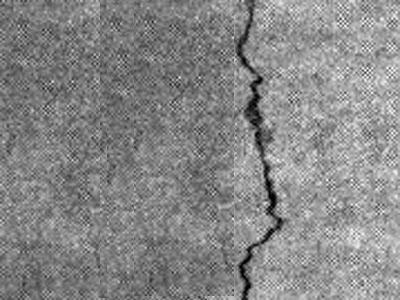
#> input picture test_img/ceshi1.jpg, 400 x 300 px
$ python main.py   (older library calls are emulated)
#> lines starting #> are read from the running program, lines starting #| are printed output that depends on the picture; after the words box and inside, x2 and y2 are one past the last pixel; in counts of white or black regions, pixels touching at a corner belong together
### PreProcess.py
import cv2 as cv
import numpy as np
from matplotlib import cm
from matplotlib import pyplot as plt
from mpl_toolkits.mplot3d import Axes3D


def read_image(path, color_code=cv.IMREAD_GRAYSCALE):
    """
    read a picture from path

    :type path: string
    :param path: the location of a picture
    :type color_code: opencv color code
    :param color_code: which type the image should be read, cv.IMREAD_GRAYSCALE as default
    :return: the picture read from the path, None if there is an error
    """
#> called with path = 'test_img/ceshi1.jpg', color_code = 4
    return cv.imread(path, color_code)
#> returned value is the input picture: shape (300, 400, 3); min 0, max 255, mean 135.2


# [11 lines left out: function convert_color_gray, not called in this run]


def resize_img(img, width=800):
    """
    resize image

    :type img: image
    :param img: input image
    :type width: int
    :param width: width after resize,800 as default
    :return: image after resize
    """
#> called with width = 800
    return cv.resize(img, (width, int(width * img.shape[0] / img.shape[1])))
#> returned value: shape (600, 800, 3)


def convert_color(image, code=cv.COLOR_BGR2GRAY):
    """
    convert color space of an image

    :type image: image
    :param image: input image
    :type code: opencv convert code
    :param code: opencv color convert , COLOR_BGR2GRAY as default
    :return: image after convert
    """
    return cv.cvtColor(image, code)


def center_avg_imp(img, ksize=10, flag=False):
    """
    improve the image pixels by image center pixel average

    :type img: image
    :param img: the image need to be improved
    :type ksize: int
    :param ksize: the filter size, 10 as default
    :type flag: Boolean
    :param flag: show the result or not
    :return: the result after deal
    """
    new_img = np.copy(img)

    dw = int(img.shape[1] / 7)
    dh = int(img.shape[0] / 7)

    region_1 = new_img[dh * 1: dh * 2, dw * 1: dw * 2]
    region_2 = new_img[dh * 1: dh * 2, dw * 5: dw * 6]
    region_3 = new_img[dh * 5: dh * 6, dw * 5: dw * 6]
    region_4 = new_img[dh * 1: dh * 2, dw * 5: dw * 6]
    region_5 = new_img[dh * 3: dh * 4, dw * 3: dw * 4]

    avg1 = np.average(region_1)
    avg2 = np.average(region_2)
    avg3 = np.average(region_3)
    avg4 = np.average(region_4)
    avg5 = np.average(region_5)

    avg = (avg1 + avg2 + avg3 + avg4 + avg5) / 5

    for x in range(0, img.shape[0], ksize):
        for y in range(0, img.shape[1], ksize):
            new_img[x:x + ksize, y:y + ksize] = \
                img[x:x + ksize, y:y + ksize] * (avg / np.average(img[x:x + ksize, y:y + ksize]))
    # img = cv.medianBlur(img, 3)
    if flag:
        plt.subplot(1, 2, 1)
        plt.imshow(img, cmap='gray')
        plt.subplot(1, 2, 2)
        plt.imshow(new_img, cmap='gray')
        plt.show()

    return new_img


def equalize_hist(img, flag=False):
    """
    equalize hist to improve image

    :type img: image
    :param img: input image
    :type flag: Boolean
    :param flag: show the result if is True, False as default
    :return: the image after equalize hist
    """
    hist_img = np.zeros(shape=img.shape)
    hist_img = cv.equalizeHist(img, hist_img)
    if flag:
        plt.subplot(2, 2, 1)
        plt.imshow(img, cmap="gray")
        plt.title("原图")
        plt.subplot(2, 2, 2)
        plt.hist(img)
        plt.title("原图直方图")
        plt.subplot(2, 2, 3)
        plt.imshow(hist_img, cmap="gray")
        plt.title("均衡化结果")
        plt.subplot(2, 2, 4)
        plt.hist(hist_img)
        plt.title("均衡化结果直方图")
        plt.show()
    return hist_img


def med_blur(img, ksize=3, flag=False):
    """
    Median filter for input image

    :param img: input image
    :param ksize: size of filter
    :return: image after median filter
    """

    if img.dtype is not np.uint8:
        img = img.astype(np.uint8)

    new_img = cv.medianBlur(img, ksize)
    if flag:
        plt.subplot(2, 2, 1)
        plt.imshow(img, cmap="gray")
        plt.title("原图")
        plt.subplot(2, 2, 2)
        plt.hist(img)
        plt.title("原图直方图")
        plt.subplot(2, 2, 3)
        plt.imshow(new_img, cmap="gray")
        plt.title("中值滤波结果")
        plt.subplot(2, 2, 4)
        plt.hist(new_img)
        plt.title("中值滤波结果直方图")
        plt.show()
    return new_img


def gauss_blur(img, ksize=[3, 3]):
    cv.GaussianBlur(img, ksize=ksize)


# [65 lines left out: functions adj_gamma, binary_image, hist_segmentation, not called in this run]

### RegionGrow.py
"""
to do image segmentation using region grow method
"""
import numpy as np

import DataTool


class RegionGrow:
    def __init__(self, image):
        """
        init class
        :param image: the image need to process
        """
        self.image = image
        self.imlist = []
        self.poslist = []
        self.retimg = np.zeros(shape=self.image.shape)
        self.imh, self.imw = image.shape
        self.block_w = 0
        self.block_h = 0

    def region_grow(self, mode=8):
        """
        image segmentation using region grow
        :type img: image
        :param img: input image
        :type mode: int
        :param mode: 4 or 8 only(8 as default)
        :return: new image after segmentation
        """
        for x in range(9):
            point = self.poslist[x]
            timblock = np.zeros(shape=self.image.shape)
            if point is None:
                continue
            # the position of the seed
            start_point = (point[0], point[1])
            # if the start point is nonzero, skip this point
            if self.retimg[start_point[0], start_point[1]] != 0:
                continue
            # the stack of point which need to be visited
            point_list = [start_point]
            # the dict of visited point
            visited_point = dict()
            visited_point[start_point] = start_point
            while len(point_list) > 0:
                # pop the top point and grow around this point
                point = point_list.pop()
                for i in range(-1, 2):
                    for j in range(-1, 2):
                        # the point that is going to grow
                        new_point = point[0] + i, point[1] + j
                        # is the point visited, if visited pass the point
                        if visited_point.get(new_point) is not None:
                            continue
                        try:
                            if 0 <= new_point[0] < self.imh and 0 <= new_point[1] < self.imw and np.abs(
                                    self.image[new_point[0], new_point[1]] - self.image[
                                        start_point[0], start_point[1]]) < 40:
                                timblock[new_point[0], new_point[1]] = 255
                                point_list.append(new_point)
                                visited_point[new_point] = new_point
                        except:
                            print(new_point)
            self.im_merge2(timblock)
        self.retimg = self.retimg != 0
        return self.retimg

    def img_cut(self):
        """
        cut the image into 9 parts
        :return: list of image
        """
        # determine the size of pre block
        self.block_w = int(self.imw / 3)
        self.block_h = int(self.imh / 3)
        for i in range(3):
            for j in range(3):
                self.imlist.append(self.image[i * self.block_h:(i + 1) * self.block_h,
                                   j * self.block_w:(j + 1) * self.block_w])
        return self.imlist

    def min_pos(self):
        """
        to find out the darkness point in each block
        :return: a list of position in each block
        """
        min_val = np.min(np.min(self.image))
        block_index = 0
        for block in self.imlist:
            block = np.floor(block / 4)
            block = block.astype(np.uint8)
            posarr = np.where(block == min_val)
            # check is is this block contains min value
            if len(posarr[0]) <= 0:
                self.poslist.append(None)
                block_index += 1
                continue
            # todo using a more useful method to chose the seed
            # No.1 chose the point which is closest to center point
            # pick a point randomly and convert to global position
            center = (int(self.block_h / 2), int(self.block_w / 2))  # center point
            pt = DataTool.min_distace(posarr, center)
            posw = int(block_index % 3) * self.block_w + pt[1]
            posh = int(block_index / 3) * self.block_h + pt[0]
            self.poslist.append((posh, posw))
            block_index += 1
        return self.poslist

    def im_merge2(self, temp_img):
        self.retimg = np.add(temp_img, self.retimg)

### DataTool.py
import math


def distance_calc(point1, point2):
    """
    to calculate the distance of 2 points
    :param point1: pt1
    :param point2: pt2
    :return: the distance
    """
    return math.sqrt((point1[0] - point2[0]) ** 2 + (point1[1] - point2[1]) ** 2)


def min_distace(pointlist, center):
    """
    given a group of points and a center point to find out the point which is closest to center point
    :type pointlist: tuple
    :param pointlist: the list of point
    :type center: tuple
    :param center: center point
    :return: the point closest to center
    """
    dis_dict = dict()
    dis_list = []

    # for all the point calculate distance
    for index in range(len(pointlist[0])):
        pt = (pointlist[0][index], pointlist[1][index])
        dis = distance_calc(pt, center)
        dis_dict[dis] = pt
        dis_list.append(dis)
    dis_list.sort()
    return dis_dict[dis_list[0]]

### Feature.py
import cv2 as cv
import numpy as np
from matplotlib import pyplot as plt


def get_area_pos(img, filter_size=1000, flag=False):
    """
    从图形中获取区域面积及位置

    :param img: 输入图形
    :param filter_size: 过滤的面积大小
    :param flag: show result?
    :return: list(area,pos);area:int, pos（x,y,w,h）
    """

    # 检查类型
    if img.dtype is not np.uint8:
        img = img.astype(np.uint8)
    # 获取边缘点
    image, contours, hierarchy = cv.findContours(img,
                                                 cv.RETR_TREE,
                                                 cv.CHAIN_APPROX_NONE)
    result_list = []
    # 统计面积以及位置
    for con in contours:
        image = cv.drawContours(image, con, -1, 255)
        area = cv.contourArea(con)
        if area > filter_size:
            x, y, w, h = cv.boundingRect(con)

            result_list.append((area, x, y, w, h))
            if w / h > 1:
                print("横向裂缝")
                print(find_min_max_width(con))
            else:
                print("纵向裂缝")
                print(find_min_max_width_vertical(con))
            if flag:
                temp_img = np.zeros(image.shape)
                temp_img = cv.drawContours(temp_img, con, -1, 255)
                print('x:%d，y:%d，w:%d，h:%d' % (x, y, w, h))
                temp_img = cv.rectangle(temp_img, (x, y), (x + w, y + h), 180)
                cv.imshow("result", temp_img)
                cv.waitKey()
    return result_list


def connected_region_label(img, flag=False):
    """
    对二值图像进行连通性分析

    :param img: 输入图像
    :param flag: 是否显示结果
    :return: 连通区域总数，标记的每个连通区域
    """

    img = img.astype(np.uint8)
    result, labels = cv.connectedComponents(img)
    if flag:
        temp = labels * 10
        plt.imshow(temp, cmap="gray")
        plt.show()
        print(result)

    labels_imgs = []
    for i in range(result):
        ret = np.asarray((labels == i), np.bool)
        labels_imgs.append(ret)

    return result, labels_imgs


# [27 lines left out: function find_min_max_width, not called in this run]


def find_min_max_width_vertical(contour):
    min_dict = dict()
    max_dict = dict()
    max_width = 0
    min_width = 999
    min_pos = 0
    max_pos = 0
    for pt in contour:
        if min_dict.get(pt[0][1]) is None or max_dict.get(pt[0][1]) is None:
            min_dict[pt[0][1]] = max_dict[pt[0][1]] = pt[0][0]
        elif min_dict[pt[0][1]] > pt[0][0]:
            min_dict[pt[0][1]] = pt[0][0]
            if max_width < (max_dict[pt[0][1]] - min_dict[pt[0][1]]):
                max_width = max_dict[pt[0][1]] - min_dict[pt[0][1]]
                max_pos = pt[0][0]
            if min_width > (max_dict[pt[0][1]] - min_dict[pt[0][1]]):
                min_width = max_dict[pt[0][1]] - min_dict[pt[0][1]]
                min_pos = pt[0][0]
        elif max_dict[pt[0][1]] < pt[0][0]:
            max_dict[pt[0][1]] = pt[0][0]
            if max_width < (max_dict[pt[0][1]] - min_dict[pt[0][1]]):
                max_width = max_dict[pt[0][1]] - min_dict[pt[0][1]]
                max_pos = pt[0][0]
            if min_width > (max_dict[pt[0][1]] - min_dict[pt[0][1]]):
                min_width = max_dict[pt[0][1]] - min_dict[pt[0][1]]
                min_pos = pt[0][0]
    return max_width, min_width

### main.py
# coding:utf-8
import time

import cv2 as cv
from matplotlib import pyplot as plt

import Feature
import PreProcess
import RegionGrow

if __name__ == "__main__":

    origin = PreProcess.read_image("test_img/ceshi1.jpg", color_code=cv.IMREAD_ANYCOLOR)
    origin = PreProcess.resize_img(origin)
    print(origin.shape)
#| (600, 800, 3)
    img = PreProcess.convert_color(origin)
    if img is not None:
        img = PreProcess.equalize_hist(img, flag=False)
        img = PreProcess.center_avg_imp(img, ksize=20, flag=False)
#> in center_avg_imp, `region_2 = new_img[dh * 1: dh * 2, dw * 5: dw * 6]`:
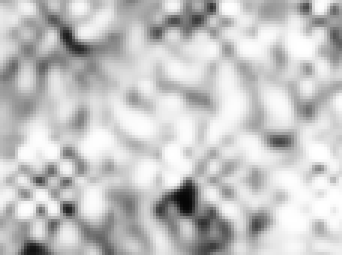
#> region_2: shape (85, 114) (shown 3 times larger); min 6, max 255, mean 195.7
#> in center_avg_imp, `region_3 = new_img[dh * 5: dh * 6, dw * 5: dw * 6]`:
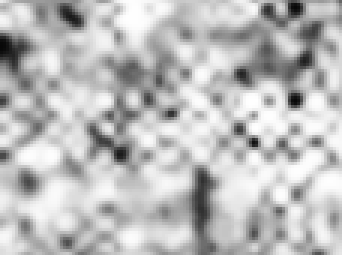
#> region_3: shape (85, 114) (shown 3 times larger); min 8, max 255, mean 188
#> in center_avg_imp, `region_5 = new_img[dh * 3: dh * 4, dw * 3: dw * 4]`:
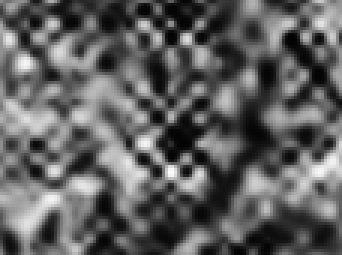
#> region_5: shape (85, 114) (shown 3 times larger); min 3, max 251, mean 95.7
#> in center_avg_imp, `avg1 = np.average(region_1)`: avg1 = 73.06
#> in center_avg_imp, `avg2 = np.average(region_2)`: avg2 = 195.7
#> in center_avg_imp, `avg3 = np.average(region_3)`: avg3 = 188
#> in center_avg_imp, `avg4 = np.average(region_4)`: avg4 = 195.7
#> in center_avg_imp, `avg5 = np.average(region_5)`: avg5 = 95.71
#> in center_avg_imp, `avg = (avg1 + avg2 + avg3 + avg4 + avg5) / 5`: avg = 149.6
        img = PreProcess.med_blur(img, ksize=5, flag=False)
#> in med_blur, `new_img = cv.medianBlur(img, ksize)`:
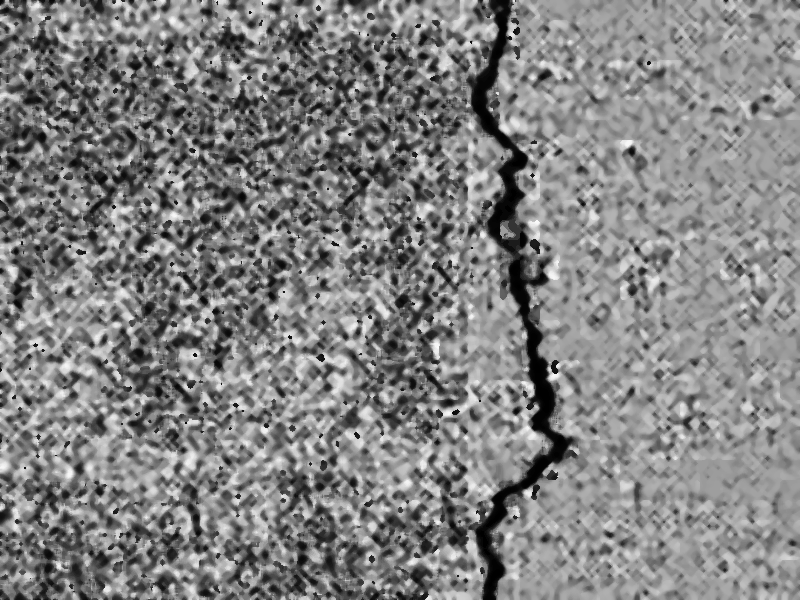
#> new_img: shape (600, 800); min 0, max 251, mean 129.8
        start_time = time.time()
        rg = RegionGrow.RegionGrow(img)
        rg.img_cut()
#> after the loop in img_cut, `for i in range(3):`: self.imlist = 9 items
        rg.min_pos()
#> in min_pos, `min_val = np.min(np.min(self.image))`: min_val = 0
#> the loop in min_pos, `for block in self.imlist:` made 9 passes
#> posarr on passes 1, 3, 4, 7: (empty array, empty array), (empty array, empty array), (empty array, empty array), (empty array, empty array)
#> pass 1, in min_pos, `block = block.astype(np.uint8)`:
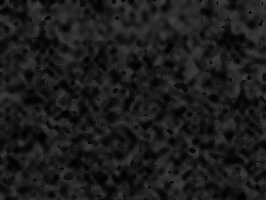
#> block: shape (200, 266); min 1, max 61, mean 27.5
#> after the loop in min_pos, `for block in self.imlist:`: block_index = 9; self.poslist = 9 items
        img = rg.region_grow()
#> the loop in region_grow, `for x in range(9):` made 9 passes
#> start_point on passes 5, 6, 8, 9: (271, 510), (276, 542), (532, 479), (444, 564)
#> in region_grow, `self.retimg = self.retimg != 0`:
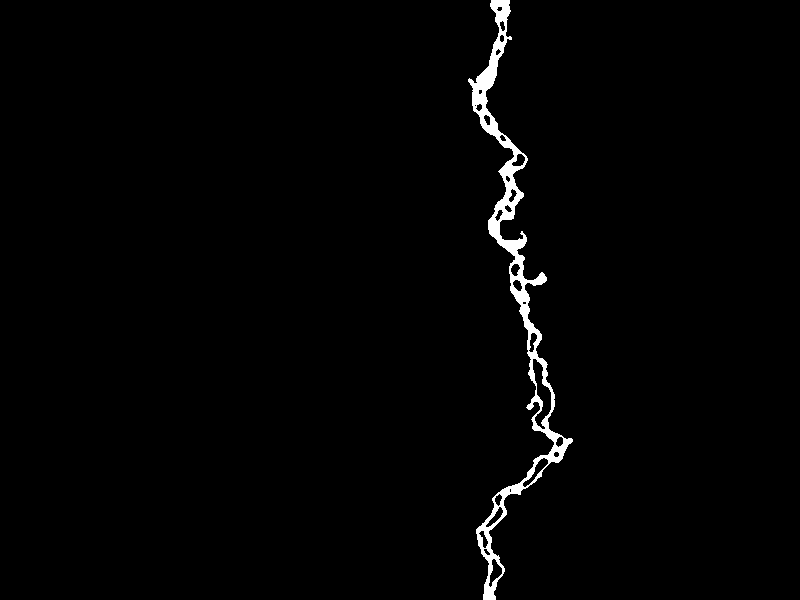
#> self.retimg: shape (600, 800) bool; 1.5% white; 1 white region, box (x1, y1, x2, y2) and area: (468, 0, 573, 600) 7070

        end_time = time.time()
        print("run in %.2f" % (end_time - start_time))
        # img = rg.im_merge()
        plt.imshow(img, cmap="gray")
        plt.show()
        # img = PreProcess.binary_image(img, 100, True)
        img = PreProcess.med_blur(img, ksize=3, flag=False)
        plt.imsave("a.jpg", img, cmap='gray')
        # img = cv.dilate(img, np.array([[1,1,1],[1,1,1],[1,1,1]]))
        result, imgs = Feature.connected_region_label(img, flag=False)
#> in connected_region_label, `result, labels = cv.connectedComponents(img)`: result = 2
#> after the loop in connected_region_label, `for i in range(result):`: labels_imgs = 2 items
#> result = 2; imgs = 2 items
        for img in imgs[1:]:
            area_result = Feature.get_area_pos(img, flag=False)
            for r in area_result:
                origin = cv.rectangle(origin,
                                      (r[1], r[2]),
                                      (r[1] + r[3], r[2] + r[4]),
                                      (0, 0, 0),
                                      thickness=2)
                origin = cv.putText(origin,
                                    'area:' + str(r[0]),
                                    color=(0, 0, 255),
                                    org=(r[1], r[2] + 30),
                                    fontFace=cv.FONT_ITALIC,
                                    fontScale=0.5)
#> this loop made 1 pass
#> area_result on pass 1: [(7609, 468, 0, 105, 600)]
#> (printed output is left out)
        origin = PreProcess.convert_color(origin, cv.COLOR_BGR2RGB)
        plt.imshow(origin)
        plt.title("识别结果")
        plt.show()
        plt.imsave("b.jpg", origin)
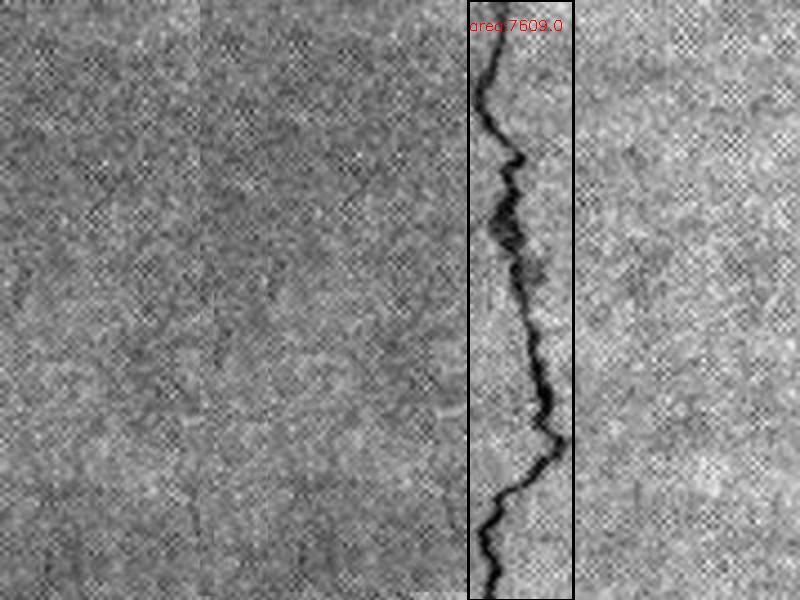
#> saved as b.jpg: shape (600, 800, 3); mean R, G, B 134, 133.9, 133.9

$ run again, with test_img/2.jpg copied over test_img/ceshi1.jpg
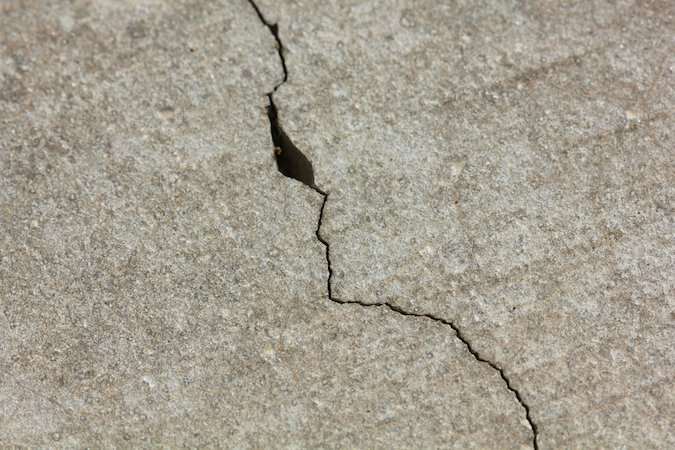
#> input picture test_img/2.jpg, 675 x 450 px
#> in read_image, returned value is the input picture: shape (450, 675, 3); mean B, G, R 145.3, 159.2, 165
#| (533, 800, 3)
#> avg1 = 134.7
#> avg2 = 104.6
#> avg3 = 135.5
#> avg4 = 104.6
#> avg5 = 131.6
#> avg = 122.2
#> after the loop in img_cut, `for i in range(3):`: self.imlist = 9 items
#> min_val = 0
#> the loop in min_pos, `for block in self.imlist:` made 9 passes
#> posarr on passes 3, 4, 6, 7: (empty array, empty array), (empty array, empty array), (empty array, empty array), (empty array, empty array)
#> after the loop in min_pos, `for block in self.imlist:`: block_index = 9; self.poslist = 9 items
#> the loop in region_grow, `for x in range(9):` made 9 passes
#> self.retimg: shape (533, 800) bool; 1.8% white; 2 white regions, box (x1, y1, x2, y2) and area: (286, 0, 644, 533) 7658, (186, 120, 207, 132) 133
#> in connected_region_label, `result, labels = cv.connectedComponents(img)`:
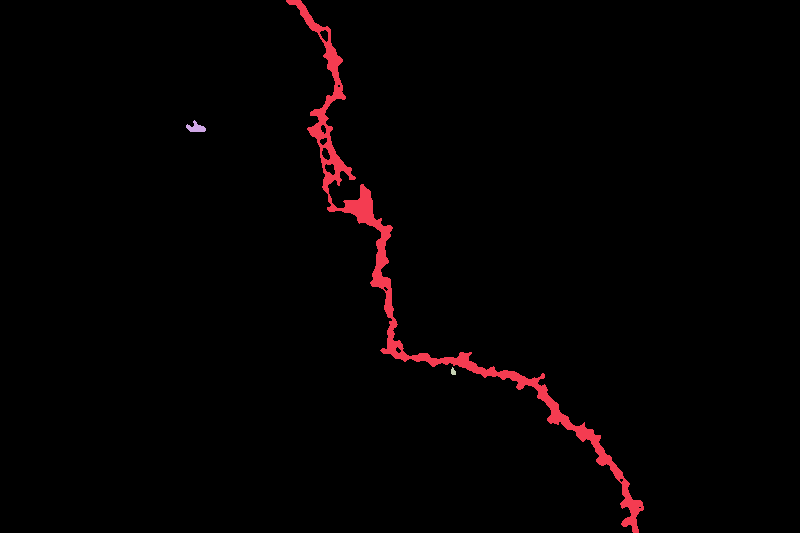
#> labels: shape (533, 800) int32; 4 distinct labels, from 0 to 3; one colour per label, 0 black
#> in connected_region_label, `result, labels = cv.connectedComponents(img)`: result = 4
#> after the loop in connected_region_label, `for i in range(result):`: labels_imgs = 4 items
#> `result, imgs = Feature.connected_region_label(img, flag=False)`: result = 4; imgs = 4 items
#> the loop `for img in imgs[1:]:` made 3 passes
#> area_result on pass 1: [(7077.5, 286, 0, 358, 533)]
#> (printed output is left out)
#> `plt.imsave("b.jpg", origin)`:
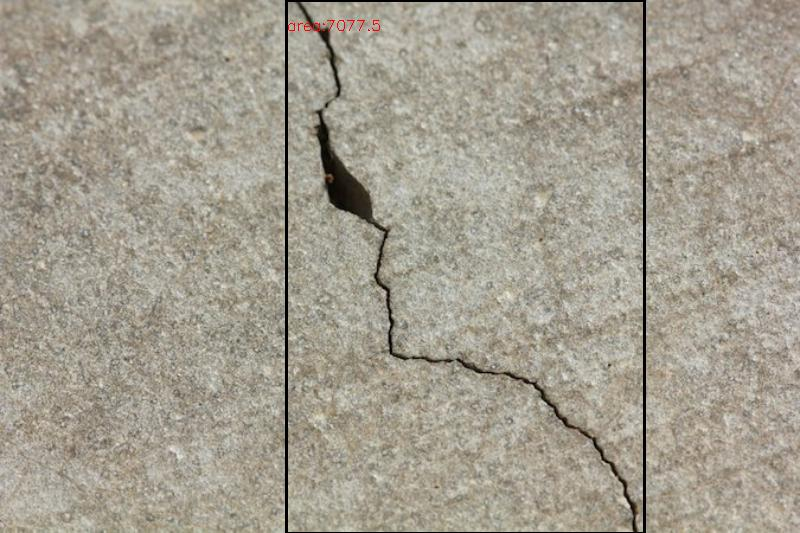
#> saved as b.jpg: shape (533, 800, 3); mean R, G, B 163.3, 157.5, 143.7
